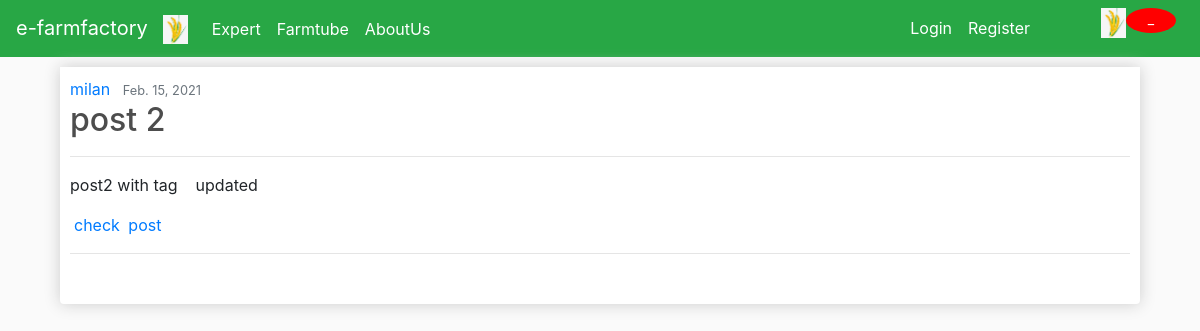
The page /farmtube/2/ on the database its author committed.
### farmtube/models.py (models this page shows, shortened)
class post(models.Model):
    title=models.CharField(max_length=100)
    content=RichTextUploadingField()
    date_posted=models.DateField(default=timezone.now)
    author=models.ForeignKey(User, on_delete=models.CASCADE)
    tags=TaggableManager(blank=True)
    Video = models.FileField(upload_to="media/video/%y",blank=True,null=True)
    class Meta:
        verbose_name = 'post'
        verbose_name_plural = 'posts'

### farmtube/views.py (the view)
# urls.py: path('<int:pk>/', postDetailView.as_view(),name='postdetail'),
class postDetailView(DetailView):
    model = post
    context_object_name='post'
    template_name = "farmtube/postdetail.html"

### farmtube/templates/farmtube/postdetail.html (shortened to what this page needs)
{%extends "account/base.html" %}
{%block content%}
{% load static %}
<div  class="col-lg-12">
  <div class="box-element product">
    <div>
      <a class="mr-2" href="{% url 'authorlist' object.author.username %}">{{ object.author }}</a>
              <small class="text-muted mr-4">{{ object.date_posted}}</small>
    </div>
    <h2 class="article-title" >{{ object.title|safe }}</h2>
    <hr>
    <p class="article-content">{{ object.content|safe }}</p>
        {% if object.tags %}
          {% for t in object.tags.all %}
              <a class="ml-1" href="{% url 'tag-list' t %}">{{t}}</a>
        {% endfor%}
        {%endif %}
<hr>
   <br>
  </div>
</div>
{%endblock content%}

### store/static/css/main.css (style rules this page uses)
body { background-color: hsl(0, 0%, 98%); }
h1,h2,h3,h4,h5,h6 { color:hsl(0, 0%, 30%); }
.box-element { box-shadow:hsl(0, 0%, 80%) 0 0 16px; background-color: #fff; border-radius: 4px; padding: 10px; }
.product { border-radius: 0 0 4px 4px; }
.col-lg-4, .col-lg-6, .col-lg-8, .col-lg-12 { margin-top: 10px; }

### rows shown on the page
post: author "milan", date_posted "Feb. 15, 2021", title "post 2", content "post2 with tag updated"
Tag: name "check"
Tag: name "post"
